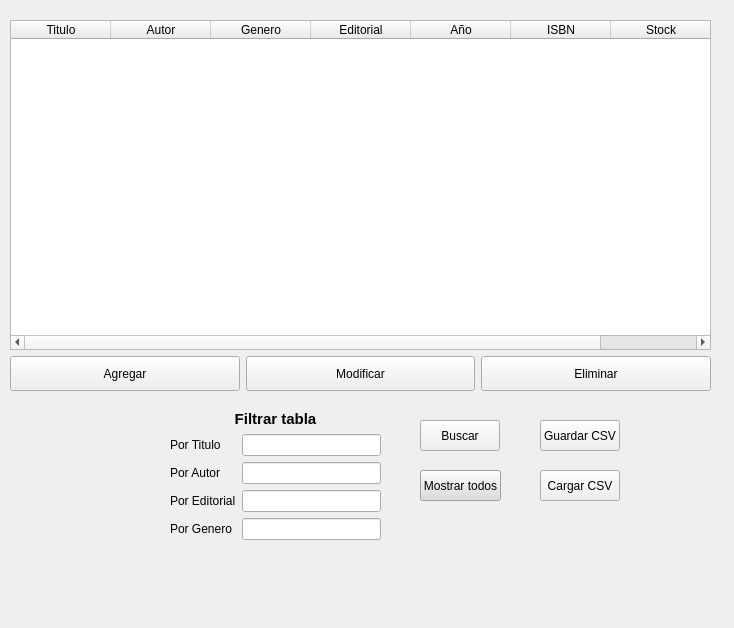
<?xml version="1.0" encoding="UTF-8"?>
<ui version="4.0">
 <class>tablaLibros</class>
 <widget class="QWidget" name="tablaLibros">
  <property name="geometry">
   <rect>
    <x>0</x>
    <y>0</y>
    <width>734</width>
    <height>628</height>
   </rect>
  </property>
  <property name="windowTitle">
   <string>Form</string>
  </property>
  <widget class="QPushButton" name="botonBuscar">
   <property name="geometry">
    <rect>
     <x>420</x>
     <y>420</y>
     <width>80</width>
     <height>31</height>
    </rect>
   </property>
   <property name="text">
    <string>Buscar</string>
   </property>
  </widget>
  <widget class="QPushButton" name="botonCargarLista">
   <property name="geometry">
    <rect>
     <x>540</x>
     <y>470</y>
     <width>80</width>
     <height>31</height>
    </rect>
   </property>
   <property name="text">
    <string>Cargar CSV</string>
   </property>
  </widget>
  <widget class="QPushButton" name="botonGuardarLista">
   <property name="geometry">
    <rect>
     <x>540</x>
     <y>420</y>
     <width>80</width>
     <height>31</height>
    </rect>
   </property>
   <property name="text">
    <string>Guardar CSV</string>
   </property>
  </widget>
  <widget class="QWidget" name="gridLayoutWidget">
   <property name="geometry">
    <rect>
     <x>10</x>
     <y>20</y>
     <width>701</width>
     <height>371</height>
    </rect>
   </property>
   <layout class="QGridLayout" name="gridLayout">
    <property name="sizeConstraint">
     <enum>QLayout::SizeConstraint::SetMaximumSize</enum>
    </property>
    <item row="1" column="2">
     <widget class="QPushButton" name="eliminarLibro">
      <property name="sizePolicy">
       <sizepolicy hsizetype="Expanding" vsizetype="Expanding">
        <horstretch>0</horstretch>
        <verstretch>0</verstretch>
       </sizepolicy>
      </property>
      <property name="maximumSize">
       <size>
        <width>16777215</width>
        <height>35</height>
       </size>
      </property>
      <property name="text">
       <string>Eliminar</string>
      </property>
     </widget>
    </item>
    <item row="1" column="1">
     <widget class="QPushButton" name="modificarLibro">
      <property name="sizePolicy">
       <sizepolicy hsizetype="Expanding" vsizetype="Expanding">
        <horstretch>0</horstretch>
        <verstretch>0</verstretch>
       </sizepolicy>
      </property>
      <property name="minimumSize">
       <size>
        <width>0</width>
        <height>35</height>
       </size>
      </property>
      <property name="maximumSize">
       <size>
        <width>16777215</width>
        <height>35</height>
       </size>
      </property>
      <property name="text">
       <string>Modificar</string>
      </property>
     </widget>
    </item>
    <item row="1" column="0">
     <widget class="QPushButton" name="agregarLibro">
      <property name="sizePolicy">
       <sizepolicy hsizetype="Expanding" vsizetype="Expanding">
        <horstretch>0</horstretch>
        <verstretch>0</verstretch>
       </sizepolicy>
      </property>
      <property name="maximumSize">
       <size>
        <width>16777215</width>
        <height>35</height>
       </size>
      </property>
      <property name="text">
       <string>Agregar</string>
      </property>
     </widget>
    </item>
    <item row="0" column="0" colspan="3">
     <widget class="QTableWidget" name="tabla">
      <property name="autoScrollMargin">
       <number>10</number>
      </property>
      <property name="alternatingRowColors">
       <bool>true</bool>
      </property>
      <property name="selectionMode">
       <enum>QAbstractItemView::SelectionMode::MultiSelection</enum>
      </property>
      <property name="selectionBehavior">
       <enum>QAbstractItemView::SelectionBehavior::SelectRows</enum>
      </property>
      <attribute name="horizontalHeaderDefaultSectionSize">
       <number>100</number>
      </attribute>
      <column>
       <property name="text">
        <string>Titulo</string>
       </property>
      </column>
      <column>
       <property name="text">
        <string>Autor</string>
       </property>
      </column>
      <column>
       <property name="text">
        <string>Genero</string>
       </property>
      </column>
      <column>
       <property name="text">
        <string>Editorial</string>
       </property>
      </column>
      <column>
       <property name="text">
        <string>Año</string>
       </property>
      </column>
      <column>
       <property name="text">
        <string>ISBN</string>
       </property>
      </column>
      <column>
       <property name="text">
        <string>Stock</string>
       </property>
      </column>
     </widget>
    </item>
   </layout>
  </widget>
  <widget class="QWidget" name="formLayoutWidget">
   <property name="geometry">
    <rect>
     <x>170</x>
     <y>410</y>
     <width>211</width>
     <height>151</height>
    </rect>
   </property>
   <layout class="QFormLayout" name="formLayout">
    <item row="2" column="0">
     <widget class="QLabel" name="label_2">
      <property name="text">
       <string>Por Titulo</string>
      </property>
     </widget>
    </item>
    <item row="4" column="0">
     <widget class="QLabel" name="label_3">
      <property name="text">
       <string>Por Editorial</string>
      </property>
     </widget>
    </item>
    <item row="3" column="0">
     <widget class="QLabel" name="label_4">
      <property name="text">
       <string>Por Autor</string>
      </property>
     </widget>
    </item>
    <item row="5" column="0">
     <widget class="QLabel" name="label_5">
      <property name="text">
       <string>Por Genero</string>
      </property>
     </widget>
    </item>
    <item row="2" column="1">
     <widget class="QLineEdit" name="campoTituloBusqueda"/>
    </item>
    <item row="3" column="1">
     <widget class="QLineEdit" name="campoAutorBusqueda"/>
    </item>
    <item row="4" column="1">
     <widget class="QLineEdit" name="campoEditorialBusqueda"/>
    </item>
    <item row="5" column="1">
     <widget class="QLineEdit" name="campoGeneroBusqueda"/>
    </item>
    <item row="0" column="0" colspan="2">
     <widget class="QLabel" name="label">
      <property name="font">
       <font>
        <pointsize>11</pointsize>
        <bold>true</bold>
       </font>
      </property>
      <property name="autoFillBackground">
       <bool>true</bool>
      </property>
      <property name="text">
       <string>Filtrar tabla</string>
      </property>
      <property name="alignment">
       <set>Qt::AlignmentFlag::AlignCenter</set>
      </property>
     </widget>
    </item>
   </layout>
  </widget>
  <widget class="QPushButton" name="mostrarTodos">
   <property name="geometry">
    <rect>
     <x>420</x>
     <y>470</y>
     <width>81</width>
     <height>31</height>
    </rect>
   </property>
   <property name="sizePolicy">
    <sizepolicy hsizetype="Expanding" vsizetype="Expanding">
     <horstretch>0</horstretch>
     <verstretch>0</verstretch>
    </sizepolicy>
   </property>
   <property name="font">
    <font>
     <strikeout>false</strikeout>
     <stylestrategy>PreferDefault</stylestrategy>
     <kerning>true</kerning>
     <hintingpreference>PreferDefaultHinting</hintingpreference>
    </font>
   </property>
   <property name="mouseTracking">
    <bool>false</bool>
   </property>
   <property name="tabletTracking">
    <bool>false</bool>
   </property>
   <property name="focusPolicy">
    <enum>Qt::FocusPolicy::StrongFocus</enum>
   </property>
   <property name="contextMenuPolicy">
    <enum>Qt::ContextMenuPolicy::DefaultContextMenu</enum>
   </property>
   <property name="acceptDrops">
    <bool>false</bool>
   </property>
   <property name="styleSheet">
    <string notr="true">background-color: rgb(220, 220, 220);
color: black;</string>
   </property>
   <property name="text">
    <string>Mostrar todos</string>
   </property>
  </widget>
 </widget>
 <resources/>
 <connections/>
</ui>
